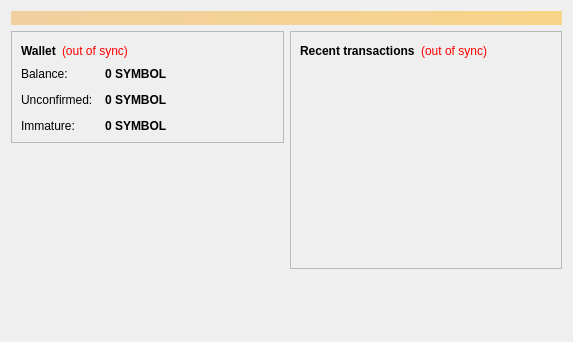
<?xml version="1.0" encoding="UTF-8"?>
<ui version="4.0">
 <class>OverviewPage</class>
 <widget class="QWidget" name="OverviewPage">
  <property name="geometry">
   <rect>
    <x>0</x>
    <y>0</y>
    <width>573</width>
    <height>342</height>
   </rect>
  </property>
  <property name="windowTitle">
   <string>Form</string>
  </property>
  <layout class="QVBoxLayout" name="topLayout">
   <item>
    <widget class="QLabel" name="labelAlerts">
     <property name="visible">
      <bool>false</bool>
     </property>
     <property name="styleSheet">
      <string notr="true">background-color: qlineargradient(x1: 0, y1: 0, x2: 1, y2: 0, stop:0 #F0D0A0, stop:1 #F8D488); color:#000000;</string>
     </property>
     <property name="wordWrap">
      <bool>true</bool>
     </property>
     <property name="margin">
      <number>3</number>
     </property>
    </widget>
   </item>
   <item>
    <layout class="QHBoxLayout" name="horizontalLayout" stretch="1,1">
     <item>
      <layout class="QVBoxLayout" name="verticalLayout_2">
       <item>
        <widget class="QFrame" name="frame">
         <property name="frameShape">
          <enum>QFrame::StyledPanel</enum>
         </property>
         <property name="frameShadow">
          <enum>QFrame::Raised</enum>
         </property>
         <layout class="QVBoxLayout" name="verticalLayout_4">
          <item>
           <layout class="QHBoxLayout" name="horizontalLayout_4">
            <item>
             <widget class="QLabel" name="label_5">
              <property name="font">
               <font>
                <weight>75</weight>
                <bold>true</bold>
               </font>
              </property>
              <property name="text">
               <string>Wallet</string>
              </property>
             </widget>
            </item>
            <item>
             <widget class="QLabel" name="labelWalletStatus">
              <property name="toolTip">
               <string>The displayed information may be out of date. Your wallet automatically synchronizes with the Funcoin network after a connection is established, but this process has not completed yet.</string>
              </property>
              <property name="styleSheet">
               <string notr="true">QLabel { color: red; }</string>
              </property>
              <property name="text">
               <string notr="true">(out of sync)</string>
              </property>
              <property name="alignment">
               <set>Qt::AlignLeading|Qt::AlignLeft|Qt::AlignVCenter</set>
              </property>
             </widget>
            </item>
            <item>
             <spacer name="horizontalSpacer_2">
              <property name="orientation">
               <enum>Qt::Horizontal</enum>
              </property>
              <property name="sizeHint" stdset="0">
               <size>
                <width>40</width>
                <height>20</height>
               </size>
              </property>
             </spacer>
            </item>
           </layout>
          </item>
          <item>
           <layout class="QFormLayout" name="formLayout_2">
            <property name="fieldGrowthPolicy">
             <enum>QFormLayout::AllNonFixedFieldsGrow</enum>
            </property>
            <property name="horizontalSpacing">
             <number>12</number>
            </property>
            <property name="verticalSpacing">
             <number>12</number>
            </property>
            <item row="0" column="0">
             <widget class="QLabel" name="label">
              <property name="text">
               <string>Balance:</string>
              </property>
             </widget>
            </item>
            <item row="0" column="1">
             <widget class="QLabel" name="labelBalance">
              <property name="font">
               <font>
                <weight>75</weight>
                <bold>true</bold>
               </font>
              </property>
              <property name="cursor">
               <cursorShape>IBeamCursor</cursorShape>
              </property>
              <property name="toolTip">
               <string>Your current balance</string>
              </property>
              <property name="text">
               <string notr="true">0 SYMBOL</string>
              </property>
              <property name="textInteractionFlags">
               <set>Qt::LinksAccessibleByMouse|Qt::TextSelectableByKeyboard|Qt::TextSelectableByMouse</set>
              </property>
             </widget>
            </item>
            <item row="1" column="0">
             <widget class="QLabel" name="label_3">
              <property name="text">
               <string>Unconfirmed:</string>
              </property>
             </widget>
            </item>
            <item row="1" column="1">
             <widget class="QLabel" name="labelUnconfirmed">
              <property name="font">
               <font>
                <weight>75</weight>
                <bold>true</bold>
               </font>
              </property>
              <property name="cursor">
               <cursorShape>IBeamCursor</cursorShape>
              </property>
              <property name="toolTip">
               <string>Total of transactions that have yet to be confirmed, and do not yet count toward the current balance</string>
              </property>
              <property name="text">
               <string notr="true">0 SYMBOL</string>
              </property>
              <property name="textInteractionFlags">
               <set>Qt::LinksAccessibleByMouse|Qt::TextSelectableByKeyboard|Qt::TextSelectableByMouse</set>
              </property>
             </widget>
            </item>
            <item row="2" column="0">
             <widget class="QLabel" name="labelImmatureText">
              <property name="text">
               <string>Immature:</string>
              </property>
             </widget>
            </item>
            <item row="2" column="1">
             <widget class="QLabel" name="labelImmature">
              <property name="font">
               <font>
                <weight>75</weight>
                <bold>true</bold>
               </font>
              </property>
              <property name="toolTip">
               <string>Mined balance that has not yet matured</string>
              </property>
              <property name="text">
               <string notr="true">0 SYMBOL</string>
              </property>
              <property name="textInteractionFlags">
               <set>Qt::LinksAccessibleByMouse|Qt::TextSelectableByKeyboard|Qt::TextSelectableByMouse</set>
              </property>
             </widget>
            </item>
           </layout>
          </item>
         </layout>
        </widget>
       </item>
       <item>
        <spacer name="verticalSpacer">
         <property name="orientation">
          <enum>Qt::Vertical</enum>
         </property>
         <property name="sizeHint" stdset="0">
          <size>
           <width>20</width>
           <height>40</height>
          </size>
         </property>
        </spacer>
       </item>
      </layout>
     </item>
     <item>
      <layout class="QVBoxLayout" name="verticalLayout_3">
       <item>
        <widget class="QFrame" name="frame_2">
         <property name="frameShape">
          <enum>QFrame::StyledPanel</enum>
         </property>
         <property name="frameShadow">
          <enum>QFrame::Raised</enum>
         </property>
         <layout class="QVBoxLayout" name="verticalLayout">
          <item>
           <layout class="QHBoxLayout" name="horizontalLayout_2">
            <item>
             <widget class="QLabel" name="label_4">
              <property name="text">
               <string>&lt;b&gt;Recent transactions&lt;/b&gt;</string>
              </property>
             </widget>
            </item>
            <item>
             <widget class="QLabel" name="labelTransactionsStatus">
              <property name="toolTip">
               <string>The displayed information may be out of date. Your wallet automatically synchronizes with the Funcoin network after a connection is established, but this process has not completed yet.</string>
              </property>
              <property name="styleSheet">
               <string notr="true">QLabel { color: red; }</string>
              </property>
              <property name="text">
               <string notr="true">(out of sync)</string>
              </property>
              <property name="alignment">
               <set>Qt::AlignRight|Qt::AlignTrailing|Qt::AlignVCenter</set>
              </property>
             </widget>
            </item>
            <item>
             <spacer name="horizontalSpacer">
              <property name="orientation">
               <enum>Qt::Horizontal</enum>
              </property>
              <property name="sizeHint" stdset="0">
               <size>
                <width>40</width>
                <height>20</height>
               </size>
              </property>
             </spacer>
            </item>
           </layout>
          </item>
          <item>
           <widget class="QListView" name="listTransactions">
            <property name="styleSheet">
             <string notr="true">QListView { background: transparent; }</string>
            </property>
            <property name="frameShape">
             <enum>QFrame::NoFrame</enum>
            </property>
            <property name="verticalScrollBarPolicy">
             <enum>Qt::ScrollBarAlwaysOff</enum>
            </property>
            <property name="horizontalScrollBarPolicy">
             <enum>Qt::ScrollBarAlwaysOff</enum>
            </property>
            <property name="selectionMode">
             <enum>QAbstractItemView::NoSelection</enum>
            </property>
           </widget>
          </item>
         </layout>
        </widget>
       </item>
       <item>
        <spacer name="verticalSpacer_2">
         <property name="orientation">
          <enum>Qt::Vertical</enum>
         </property>
         <property name="sizeHint" stdset="0">
          <size>
           <width>20</width>
           <height>40</height>
          </size>
         </property>
        </spacer>
       </item>
      </layout>
     </item>
    </layout>
   </item>
  </layout>
 </widget>
 <resources/>
 <connections/>
</ui>
